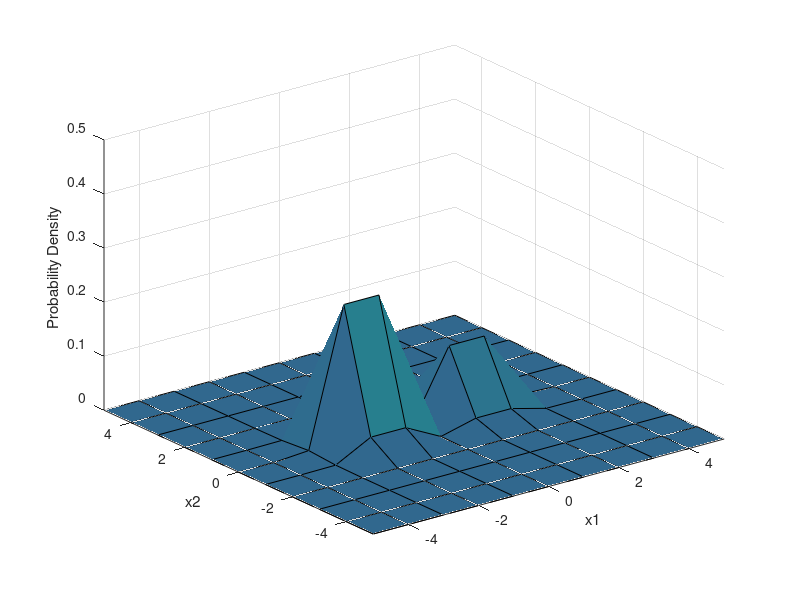

This figure's MATLAB source: (Note: this script raises an error after producing the figure.)

% mean of subpopulation
mu = 1.5;
% relative size of subpopulation
n_ration = 2; % n_l / n_r;

% Grid
x1 = -5:1:5;
x2 = -5:1:5;
[X1,X2] = meshgrid(x1,x2);

sd = 0.5; % standard deviation of each subpopulation

% Subpopulation right
mu_r = [mu 0]; % subpopulation mean only deviate on x-axis
sigma_r = [sd^2 0; 0 sd^2]; % subpopulation sd only deviate on x-axis. Uncorrelated bivariate distribution, pho=0;
F_r = mvnpdf([X1(:) X2(:)],mu_r,sigma_r);
F_r = reshape(F_r,length(x2),length(x1));

% Subpopulation left
mu_l = [-mu 0];
sigma_l = [sd^2 0; 0 sd^2];
F_l = mvnpdf([X1(:) X2(:)],mu_l,sigma_l);
F_l = reshape(F_l,length(x2),length(x1));

% Total population 
share = n_ration/(1+n_ration);
F = F_l*share + F_r*(1-share);
%F = F_l*(n_ration/(1+n_ration)) + F_r*(1/(1+n_ration));
%F = F_l*n_ration + F_r;

% 3D plot of density function
surf(x1,x2,F);%,'EdgeColor','none');
caxis([min(F(:))-.5*range(F(:)),max(F(:))]);
axis([-5 5 -5 5 0 .5])
xlabel('x1'); ylabel('x2'); zlabel('Probability Density');

firm1 = [2.25683, 0.952177];
firm2 = [-1.98716, 3.75343];
firm3 = [-3.39219, -1.477];
firm4 = flip([-3.39219, -1.477]);
firm5 = [0, 0];
xy = [firm1; firm2; firm3; firm4];

% random firm locations
n = 5;
x0 = rand(1, n)*10-5; % Initial x-position of firm
y0 = rand(1, n)*10-5; % Initial y-position of firm
xy = [x0' y0'];

test

test2 = [-5 5; -2.5 5; -2.5 -5; -5 -5];
mvncdf([-5 -5],[-2.5 5],mu_l,sigma_l)

in = inpolygon(X1,X2, test2(:,1),test2(:,2));

sum(F_l(in))/sum(F_l(:))

% 2D plot of contours
contour(x1,x2,F,[.0001 .001 .01 .05:.1:.95 .99 .999 .9999]);
hold on;
scatter( xy(:,1)' , xy(:,2)', 'filled'); % Plot the firms with respective colors.
xlim([-6 6]); ylim([-6 6]);
xlabel('x'); ylabel('y');
%hold on;
%voronoi(xy(:,1)' , xy(:,2)');
plot(vx,vy);
plot(bbox(:,1),bbox(:,2));
scatter(xi, yi);
h = patch(test2(:,1),test2(:,2),3);
set(h,'EdgeColor','none','FaceAlpha',0.25);
hold off;

%h = voronoi(xy(:,1)' , xy(:,2)');


% [V,C] = voronoin(xy);
% 
for i = 1:length(C3)
     C3{i}
end

% for i = 1:length(C)
%     if all(C{i}~=1) % If at least one of the indices is 1,
%         % then it is an open region and we can't
%         % patch that.
%         h = patch(V(C{i},1),V(C{i},2),i); % use color i.
%         get(h)
%     end
% end

% voronoi(xy(:,1), xy(:,2));
% xlim([-5 5]); ylim([-5 5]);
% hold on;
% C5 = V(C{4},:);
% C5(end+1,:) = C5(1,:);
% plot(C5(:,1),C5(:,2),'.-');
% scatter(V(:,1),V(:,2));
% %xlim([-5 5]); ylim([-5 5]);
% hold off;




% population pdf
pop_F = reshape(F, flip(size(x1).*size(x2)));

% population mean
pop_mu = mu_l*share + mu_r*(1-share)

%sqrt(sigma_l^2 + sigma_r^2)

%pop_sigma = sigma_l*share^2 + sigma_r*(1-share)^2

%pop_sigma = (sigma_l + mu_l*mu_l')*share + (sigma_r + mu_r*mu_r')*(1-share) - pop_mu*pop_mu'

%median(F,2)

%sqrt(pop_sigma)
%C*(K1+m1*m1') + (C-1)*(K2+m2*m2') -m*m',

%sum(F(:))

%x_dim = x1.*mean(F,1);
%mu_x = x1*mean(F,1)'

%mu_y = x2*mean(F,2) % should be very close to zero

%((x1.^2).*mean(F,1))'-mu_x
%sum(((x1.^2).*mean(F,1))'-mu_x)
%sd_x = sqrt( sum( (x1-mu_x).^2 .*mean(F,1) ) )
%sd_x = sqrt( sum(((x1.^2).*mean(F,1))'-mu_x))

%sd_x = sqrt(1/length(x1) * sum((x_dim'-mu_x).^2) )

%dim(x1)
%test = (x1 .* mean(F,1))'

%size(F)

%mvncdf(F)
%mvncdf([-5 -5],[0 0],mu_l,sigma_l)

%test = ;
%size(test)
%integrand = @(x1, x2) reshape(F_l, size(x1));
%integral2(integrand,0,5,0,5)

%integrand2 = @(x, y) reshape(mvnpdf([(0,5), (0,5)],[0,0],[1,0;0,1]), size(x));
%integral2(integrand2,0,5,0,5)
%integrand2 = @(x, y) reshape(mvnpdf([x(:), y(:)],[0,0],[1,0;0,1]), size(x));
%integral2(integrand2,0,5,0,5)

%integrand2 = @(x, y) reshape(F, size(x));
%integral2(integrand2,0,5,0,5)

% test = @(x, y) size(x);
% 
% test(0,5,0,5)
% 
% sum(F(:))
% 
% numel(F)
% 
% 
% F_r = mvnpdf([X1(:) X2(:)],mu_r,sigma_r)
% 
% mvncdf([-5 5],mu_r,sigma_r)
% 
% 
% F_r(5:6,7)
% X1(5:6,7)
% X2(5:6,7)
% 71




%mvncdf(F)
%mvncdf([0 0],[1 1],mu,Sigma)
%mvncdf([-.1 -5],[.1 5],mu_r,sigma_r)
%mvncdf([-5 -.1],[5 .1],mu_r,sigma_r)
%mean(sum(F,1))
%image(F*10000)


% surf(x1,x2,F_l);
% hold on;
% surf(x1,x2,F_r);
% caxis([min(F_l(:))-.5*range(F_l(:)),max(F_l(:))]);
% axis([-3 3 -3 3 0 .4])
% xlabel('x1'); ylabel('x2'); zlabel('Probability Density');
% hold off;

%mvncdf([0 0],[1 1],mu,Sigma);
%contour(x1,x2,F1,[.0001 .001 .01 .05:.1:.95 .99 .999 .9999]);
%hold on;
%contour(x1,x2,F2,[.0001 .001 .01 .05:.1:.95 .99 .999 .9999]);
%xlabel('x'); ylabel('y');
%hold off;





% random population
%sd_1 = 5;
%sd_2 = 5;
%y_mean1 = 0;
%y_mean2 = 0;

%x_mean2 = rand * 15;
%x_mean1 = 0 - x_mean2;

%subpop1 = 500000 + rand * 166667;
%subpop2 = 1000000 - subpop1;

